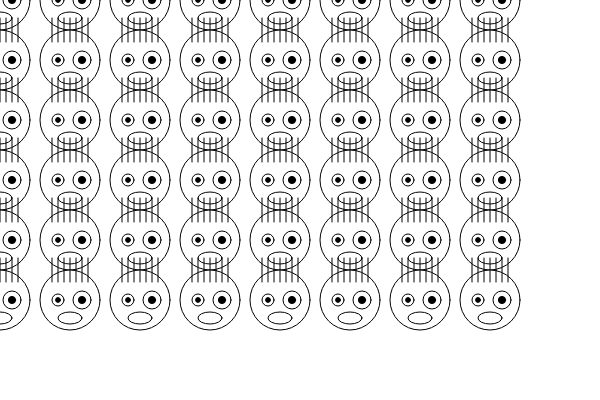
Frame 1 (no input)
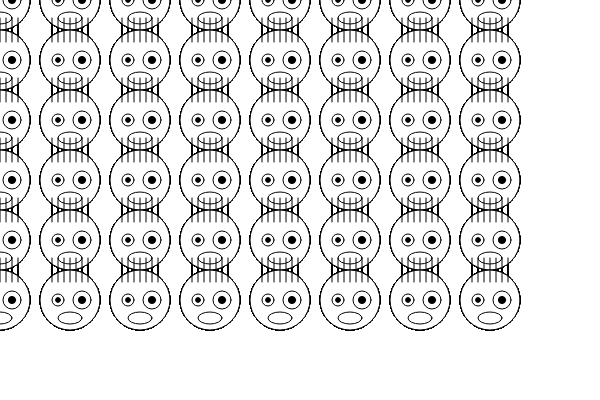
Frame 60 (no input)
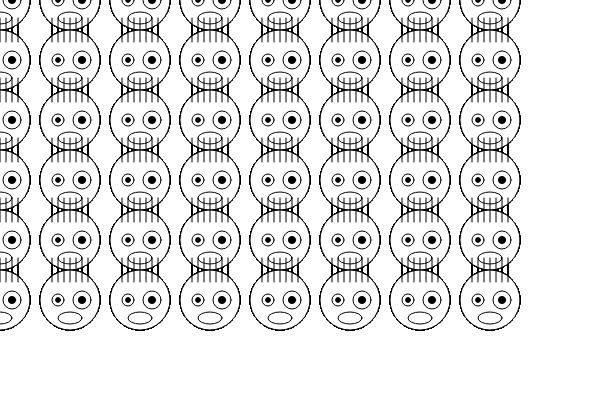
Frame 120 (the mouse pressed at the canvas centre since frame 60)

The p5.js sketch that drew these frames (run headless with seeded random() and noise() and a simulated clock; from frame 60 on, the mouse is pressed at the canvas centre):

// p5.js sketch
// ── sketch.js
// 函数setup() : 准备阶段
function setup() {
	// 创建画布，宽度640像素，高度480像素
	// 画布的坐标系统为，左上角坐标为（0，0），
	// x方向水平向右，y方向垂直向下，单位像素
	createCanvas(600,400);
}

// 函数draw()：作画阶段
function draw() {
	// 	用变量col和row作为循环变量
	for(var col=0;col<8;col++) // 画8列
	{
		for(var row =0;row<6;row++) // 画6行
		{
			var x = col*70; // x坐标为i的70倍，即X方向间隔为70像素
			var y = row*60; // y坐标为i的60倍，即Y方向间隔为60像素
			drawConfuseFace(x,y,60,0.4,0.2,0.3); // 用循环变量x来指定位置
		}		
	}	
}

// 画懵逼脸
function drawConfuseFace(
	posX, posY,  // 脸部中心位置
	faceSize,  // 脸部尺寸
	scaleMouth,  // 嘴巴尺度比例，相对于脸部尺寸
	scaleLEye,  // 左眼尺度比例， 相对于脸部尺寸
	scaleREye) // 右眼尺度比例， 相对于脸部尺寸
{
	//  -------------- 1 画脸 --------------- 
	fill(255);// 填充白色
	ellipse(posX,posY,faceSize,faceSize);// 圆圈
	
	//  -------------- 2 画眼睛 --------------- 
	// 2.1 计算眼睛相对于脸中心点的偏移量
	var EyeOffsetX = 0.2 * faceSize; // 眼睛横向偏移量为脸部尺寸的0.2倍
	var EyeOffsetY = 0 * faceSize; // 眼睛纵向偏移量为脸部尺寸的0倍

	// 2.2 计算眼睛尺寸
	// 左右眼尺寸
	var LEyeSize = faceSize * scaleLEye; 
	var REyeSize = faceSize * scaleREye;
	// 左右眼珠尺寸
	var LIrisSize = LEyeSize * 0.4;
	var RIrisSize = REyeSize * 0.4;
	
	// 2.2 画出左眼	
	fill(255);// 填充白色
	ellipse(
		posX-EyeOffsetX, // 脸的中心位置向左偏移EyeOffsetX
		posY+EyeOffsetY, // 脸的中心位置向下偏移EyeOffsetY
		LEyeSize,
		LEyeSize);
	
	// 2.3 画出右眼	
	fill(255);// 填充白色
	ellipse(
		posX+EyeOffsetX,
		posY+EyeOffsetY,
		REyeSize,
		REyeSize); 	
	
	// 5 左眼珠
	fill(0);// 填充黑色	
	ellipse(
		posX-EyeOffsetX, // 位置与左眼一样
		posY+EyeOffsetY,
		LIrisSize, // 尺寸则采用比左眼小的尺寸
		LIrisSize);
	
	// 6 右眼珠
	fill(0);// 填充黑色	
	ellipse(
		posX+EyeOffsetX,
		posY+EyeOffsetY,
		RIrisSize,
		RIrisSize);	
	
	//  -------------- 3 画嘴巴 ---------------
	// 3.1 计算嘴巴相对于脸部中心位置的偏移量
	var MouthOffsetX = 0.0;
	var MouthOffsetY = 0.3*faceSize;

	// 3.2 计算嘴巴尺寸
	var MouthWidth = faceSize * scaleMouth;
	var MouthHeight = MouthWidth/2.0;
	
	// 3.3 画出嘴巴
	fill(255); // 填充白色
	ellipse(
		posX + MouthOffsetX,
		posY + MouthOffsetY,
		MouthWidth,
		MouthHeight);	
	
	//  -------------- 4 画头发 --------------- 	
	var offsetX01 = -0.3;
	// while(bool Condition){}:
	// 当条件满足时，就执行{}内容，然后再判断()的条件
	var count = 0;
	while(offsetX01<0.4) 
	{
		drawOneHair(posX,posY,faceSize,offsetX01);
		// 警戒：必须要让while()括号中的条件会变成false
		offsetX01 += 0.1; // += 运算符用途：A+=B 等价于 A=A+B;

		if(count>99999)
		{
			break;
		}
		count ++;
	}	
}

// 绘制一根头发
function drawOneHair(
	faceX,faceY, // 脸的中心位置
	faceSize, // 脸的尺寸
	offsetXOnFaceSize) // 头发X坐标的的偏移量，以脸部尺寸为单位尺寸
{
	// ------------- 1 计算尺寸和位置 ---------//
	// 头发相对脸部中心的Y偏移量
	var HairOffsetY = faceSize * 0.3;	
	// 计算X偏移量
	var offsetX = offsetXOnFaceSize * faceSize;
	// 头发长度
	var HairLength = faceSize * 0.4;

	// --------------- 2 画头发 ---------------//
	line(
		faceX + offsetX,
		faceY - HairOffsetY,
		faceX + offsetX,
		faceY - (HairOffsetY + HairLength) );
}
